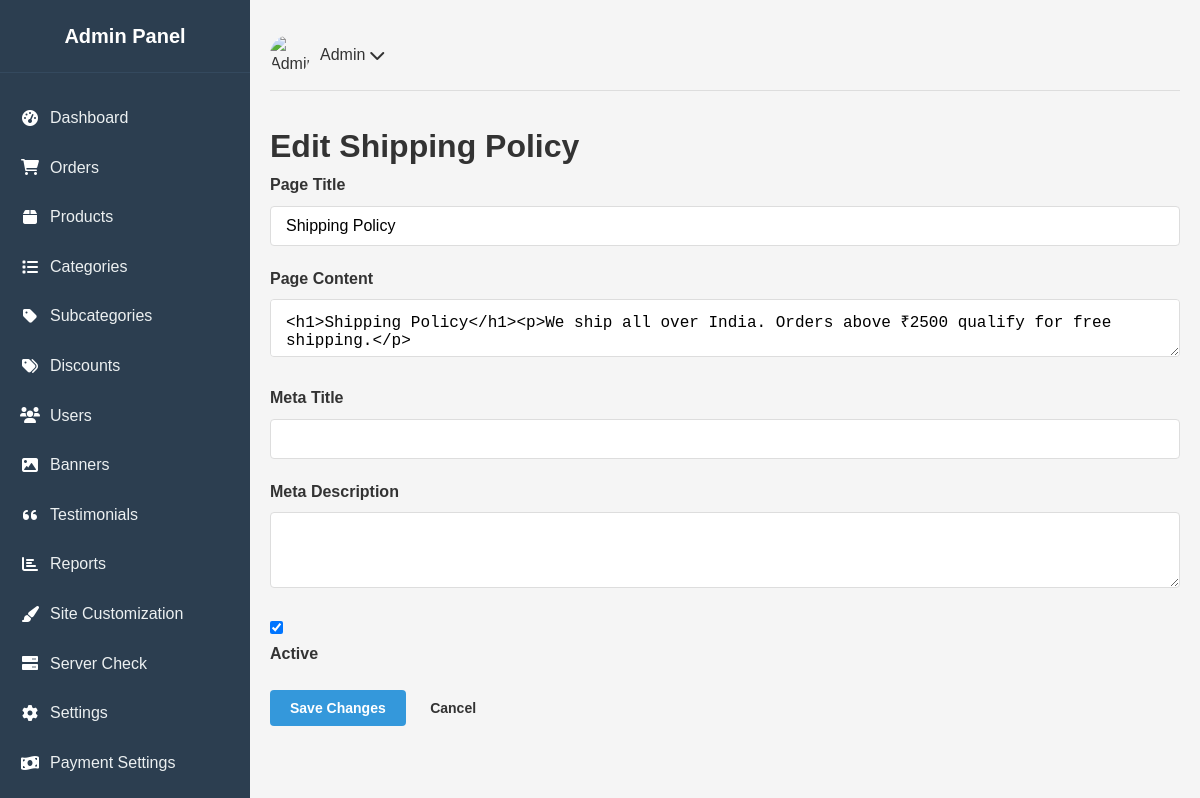
The app's page /admin/shipping-policy.php (signed in) with its own data.
### tables this page shows
CREATE TABLE `pages` (
  `id` int(11) NOT NULL AUTO_INCREMENT,
  `title` varchar(255) NOT NULL,
  `slug` varchar(100) NOT NULL UNIQUE,
  `content` text NOT NULL,
  `meta_title` varchar(255) DEFAULT NULL,
  `meta_description` text DEFAULT NULL,
  `meta_keywords` varchar(255) DEFAULT NULL,
  `active` tinyint(1) DEFAULT 1,
  `created_at` timestamp NOT NULL DEFAULT current_timestamp(),
  `updated_at` timestamp NOT NULL DEFAULT current_timestamp() ON UPDATE current_timestamp(),
  PRIMARY KEY (`id`)
);

### admin/shipping-policy.php (the view, shortened to what this page needs)
<?php
include '../includes/db_connect.php';
$adminId = $_SESSION['admin_id'];
$adminQuery = "SELECT * FROM admins WHERE id = $adminId";
$adminResult = mysqli_query($conn, $adminQuery);
$admin = mysqli_fetch_assoc($adminResult);
$policyQuery = "SELECT * FROM pages WHERE slug = 'shipping-policy'";
$policyResult = mysqli_query($conn, $policyQuery);
$policyPage = mysqli_fetch_assoc($policyResult);
?>
<!DOCTYPE html>
<html lang="en">
<head>
    <link rel="stylesheet" href="assets/css/admin.css">
    <link rel="stylesheet" href="https://cdnjs.cloudflare.com/ajax/libs/font-awesome/6.0.0-beta3/css/all.min.css">
</head>
<body>
    <div class="admin-container">
        <?php include 'includes/sidebar.php'; ?>
        <main class="main-content">
            <?php include 'includes/topbar.php'; ?>
            <div class="content-wrapper">
                <div class="content-header">
                    <h1>Edit Shipping Policy</h1>
                </div>
                <div class="card">
                    <div class="card-body">
                        <form action="" method="POST">
                            <div class="form-group">
                                <label for="title">Page Title</label>
                                <input type="text" id="title" name="title" class="form-control" value="<?php echo $policyPage['title']; ?>" required>
                            </div>
                            <div class="form-group">
                                <label for="content">Page Content</label>
                                <textarea id="content" name="content" class="form-control"><?php echo $policyPage['content']; ?></textarea>
                            </div>
                            <div class="form-group">
                                <label for="meta_title">Meta Title</label>
                                <input type="text" id="meta_title" name="meta_title" class="form-control" value="<?php echo $policyPage['meta_title']; ?>">
                            </div>
                            <div class="form-group">
                                <label for="meta_description">Meta Description</label>
                                <textarea id="meta_description" name="meta_description" class="form-control" rows="3"><?php echo $policyPage['meta_description']; ?></textarea>
                            </div>
                            <div class="form-group checkbox-group">
                                <input type="checkbox" id="active" name="active" <?php echo $policyPage['active'] ? 'checked' : ''; ?>>
                                <label for="active">Active</label>
                            </div>
                            <div class="form-actions">
                                <button type="submit" class="btn btn-primary">Save Changes</button>
                                <a href="index.php" class="btn btn-secondary">Cancel</a>
                            </div>
                        </form>
                    </div>
                </div>
            </div>
        </main>
    </div>
</body>
</html>

### admin/includes/topbar.php (shortened to what this page needs)
<div class="topbar">
    <div class="user-info">
        <div class="user-dropdown">
            <div class="dropdown-toggle" id="user-dropdown-toggle">
                <img src="assets/images/admin-avatar.png" alt="Admin">
                <span><?php echo isset($admin['name']) ? $admin['name'] : 'Admin'; ?></span>
                <i class="fas fa-chevron-down"></i>
            </div>
        </div>
    </div>
</div>

### admin/assets/css/admin.css (style rules this page uses)
* { margin: 0; padding: 0; box-sizing: border-box; }
body { font-family: "Arial", sans-serif; line-height: 1.6; color: #333; background-color: #f5f5f5; }
a { text-decoration: none; color: #333; }
.admin-container { display: flex; min-height: 100vh; }
.main-content { flex: 1; margin-left: 250px; padding: 20px; transition: all 0.3s ease; }
.topbar { display: flex; justify-content: space-between; align-items: center; padding: 15px 0; margin-bottom: 30px; border-bottom: 1px solid #ddd; }
.user-info { display: flex; align-items: center; }
.user-info img { width: 40px; height: 40px; border-radius: 50%; margin-right: 10px; }
.user-dropdown { position: relative; }
.dropdown-toggle { display: flex; align-items: center; cursor: pointer; }
.dropdown-toggle i { margin-left: 5px; }
.btn { display: inline-block; padding: 10px 20px; border-radius: 4px; font-size: 14px; font-weight: bold; cursor: pointer; transition: all 0.3s ease; border: none; }
.btn-primary { background-color: #3498db; color: #fff; }
.form-group { margin-bottom: 20px; }
.form-group label { display: block; margin-bottom: 8px; font-weight: bold; }
.form-control { width: 100%; padding: 10px 15px; border: 1px solid #ddd; border-radius: 4px; font-size: 16px; }

### records on screen
pages: title "Shipping Policy", content "<h1>Shipping Policy</h1><p>We ship all over India. Orders above ₹2500 qualify for free shipping.</p>", active "☑"

### other values on screen
$admin['name'] "Admin"
